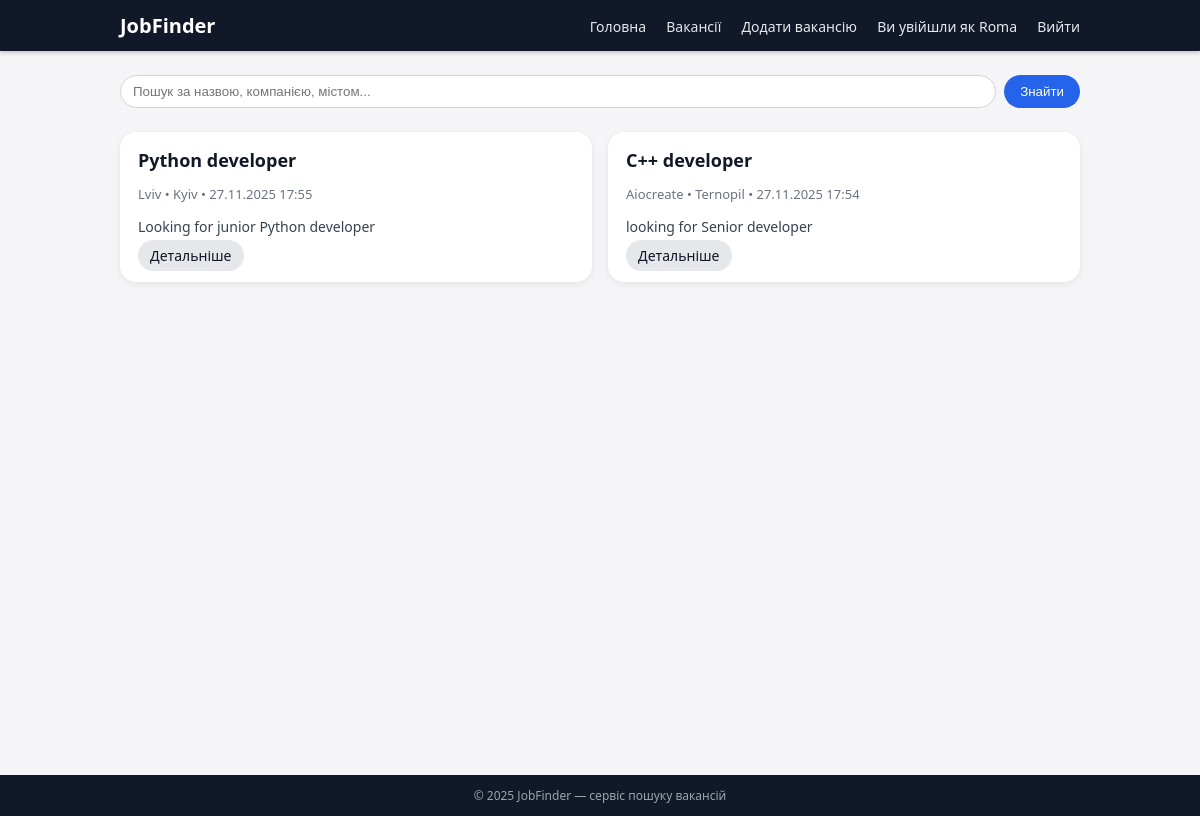
The app's page /jobs/ (signed in) with its own data.
### jobs/models.py (models this page shows, shortened)
class Job(models.Model):
    title = models.CharField(max_length=255, verbose_name='Назва вакансії')
    company = models.CharField(max_length=255, verbose_name='Компанія')
    location = models.CharField(max_length=255, verbose_name='Місто')
    description = models.TextField(verbose_name='Опис')
    created_at = models.DateTimeField(auto_now_add=True)
    author = models.ForeignKey(User, on_delete=models.CASCADE, related_name='jobs')
    class Meta:
        ordering = ['-created_at']
        verbose_name = 'Вакансія'
        verbose_name_plural = 'Вакансії'

### jobs/views.py (the view, shortened to what this page needs)
# urls.py: path('jobs/', views.job_list, name='job_list'),
def job_list(request):
    query = request.GET.get('q', '')
    jobs = Job.objects.all()
    return render(request, 'jobs/job_list.html', {'jobs': jobs, 'query': query})

### jobs/templates/jobs/job_list.html (shortened to what this page needs)
{% extends 'base.html' %}
{% block content %}
<section class="search-section">
    <form method="get" class="search-form">
        <input type="text" name="q" placeholder="Пошук за назвою, компанією, містом..." value="{{ query }}" />
        <button type="submit">Знайти</button>
    </form>
</section>
<section class="jobs-list">
    {% if jobs %}
        {% for job in jobs %}
            <article class="job-card">
                <h2><a href="{% url 'job_detail' job.pk %}">{{ job.title }}</a></h2>
                <p class="job-meta">
                    <span>{{ job.company }}</span> •
                    <span>{{ job.location }}</span> •
                    <span>{{ job.created_at|date:"d.m.Y H:i" }}</span>
                </p>
                <p class="job-description">
                    {{ job.description|truncatewords:30 }}
                </p>
                <a href="{% url 'job_detail' job.pk %}" class="btn-secondary">Детальніше</a>
            </article>
        {% endfor %}
    {% else %}
        <p>Поки що немає вакансій. Будьте першим, хто додасть!</p>
    {% endif %}
</section>
{% endblock %}

### jobs/templates/base.html (shortened to what this page needs)
{% load static %}
<!DOCTYPE html>
<html lang="uk">
<head>
    <link rel="stylesheet" href="{% static 'css/styles.css' %}">
</head>
<body>
<header class="header">
    <div class="container header-inner">
        <a href="{% url 'home' %}" class="logo">JobFinder</a>
        <nav class="nav">
            <a href="{% url 'home' %}">Головна</a>
            <a href="{% url 'job_list' %}">Вакансії</a>
            {% if user.is_authenticated %}
                <a href="{% url 'job_create' %}">Додати вакансію</a>
                <span class="nav-username">Ви увійшли як {{ user.username }}</span>
                <a href="{% url 'logout' %}">Вийти</a>
            {% else %}
                <a href="{% url 'login' %}">Увійти</a>
                <a href="{% url 'register' %}" class="btn-primary">Реєстрація</a>
            {% endif %}
        </nav>
    </div>
</header>
<main class="container main">
    {% block content %}
    {% endblock %}
</main>
<footer class="footer">
    <div class="container">
        © 2025 JobFinder — сервіс пошуку вакансій
    </div>
</footer>
</body>
</html>

### jobs/static/css/styles.css (style rules this page uses)
body { margin: 0; font-family: system-ui, -apple-system, BlinkMacSystemFont, 'Segoe UI', sans-serif; background: #f5f5f7; color: #222; }
.container { width: 100%; max-width: 960px; margin: 0 auto; padding: 0 16px; }
.header { background: #111827; color: #fff; padding: 12px 0; box-shadow: 0 2px 4px rgba(0,0,0,.2); }
.header-inner { display: flex; align-items: center; justify-content: space-between; }
.logo { font-weight: 700; font-size: 20px; text-decoration: none; color: #fff; }
.nav a { color: #e5e7eb; text-decoration: none; margin-left: 16px; font-size: 14px; }
.nav-username { margin-left: 16px; font-size: 14px; opacity: 0.9; }
.btn-secondary { padding: 6px 12px; border-radius: 999px; background: #e5e7eb; color: #111827 !important; text-decoration: none; border: none; cursor: pointer; font-size: 14px; }
.main { padding: 24px 0 40px; min-height: calc(100vh - 140px); }
.footer { background: #111827; color: #9ca3af; padding: 12px 0; font-size: 12px; text-align: center; }
.search-section { margin-bottom: 24px; }
.search-form { display: flex; gap: 8px; }
.search-form input[type="text"] { flex: 1; padding: 8px 12px; border-radius: 999px; border: 1px solid #d1d5db; outline: none; }
.search-form button { padding: 8px 16px; border-radius: 999px; border: none; background: #2563eb; color: #fff; cursor: pointer; }
.jobs-list { display: grid; grid-template-columns: 1fr; gap: 16px; }
.job-card { background: #fff; border-radius: 16px; padding: 16px 18px; box-shadow: 0 2px 6px rgba(15,23,42,0.08); }
.job-card h2 { margin-top: 0; margin-bottom: 4px; font-size: 18px; }
.job-card h2 a { text-decoration: none; color: #111827; }
.job-meta { font-size: 13px; color: #6b7280; margin-bottom: 8px; }
.job-description { font-size: 14px; margin-bottom: 8px; color: #374151; }
@media (min-width: 768px) { .jobs-list { grid-template-columns: repeat(2, minmax(0, 1fr)); } }

### records on screen
Job: title "Python developer", company "Lviv", location "Kyiv", created_at "27.11.2025 17:55", description "Looking for junior Python developer"
Job: title "С++ developer", company "Aiocreate", location "Ternopil", created_at "27.11.2025 17:54", description "looking for Senior developer"

### other values on screen
{{ user.username }} "Roma"
